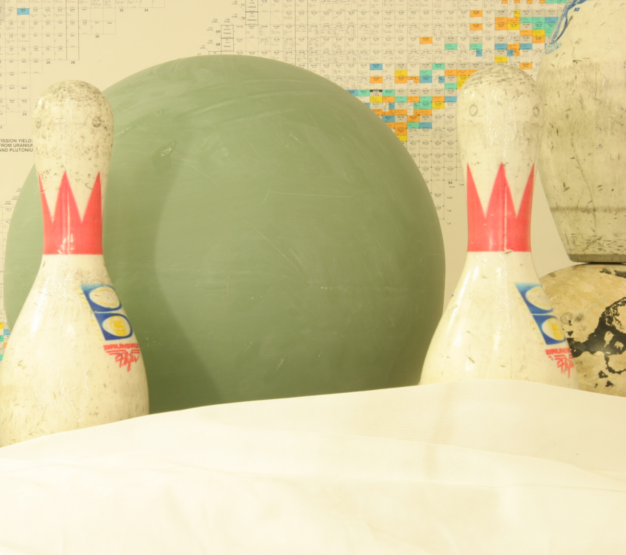
#> input picture data/bowling/im_left.png, 626 x 555 px, found by its file name
$ python stereo_vision.py
#> lines starting #> are read from the running program, lines starting #| are printed output that depends on the picture
import matplotlib.pyplot as plt
import cv2
from StereoBlockMatcher import StereoBlockMatcher


def show_imgs(im_left, im_right, cmap='jet'):
    fig, (ax1, ax2) = plt.subplots(1,2, figsize=(10,10))

    ax1.imshow(im_left, cmap=cmap, interpolation='bilinear')
    ax1.title.set_text('Image1')
    ax1.autoscale(False)
    ax1.set_axis_on()

    ax2.imshow(im_right, cmap=cmap, interpolation='bilinear')
    ax2.title.set_text('Image2')
    ax2.autoscale(False)
    ax2.set_axis_on()

    plt.show()
    return


def show_img(img, cmap='jet', name='noname'):
    plt.figure()
    plt.imshow(img, cmap=cmap,  interpolation='bilinear')
    plt.title(name)
    plt.colorbar()
    plt.show()
    return


def test():
    base_path = './data/adirondack/'
    im_left = cv2.imread(base_path + 'im_left.png', cv2.IMREAD_UNCHANGED)
#> im_left is the input picture: shape (555, 626, 3); mean B, G, R 155.2, 200.5, 210.1
    im_right = cv2.imread(base_path + 'im_right.png', cv2.IMREAD_UNCHANGED)
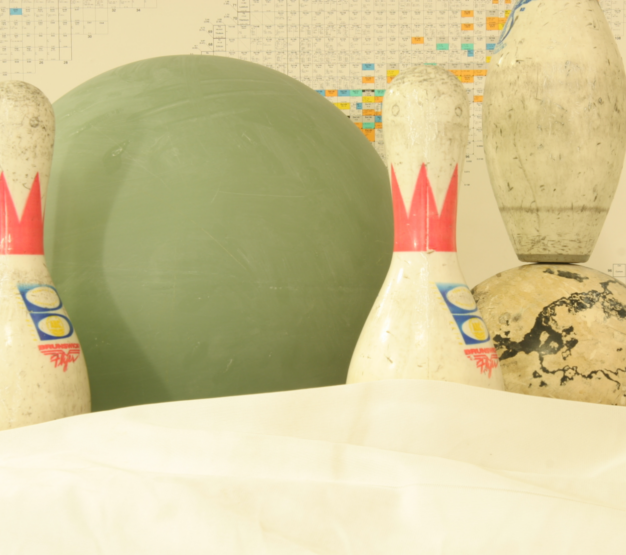
#> input picture data/bowling/im_right.png, 626 x 555 px, found by its file name
#> im_right is the input picture: shape (555, 626, 3); mean B, G, R 151, 197.2, 208.1

    im_left = cv2.resize(im_left, None, fx=0.1, fy=0.1, interpolation=cv2.INTER_CUBIC)
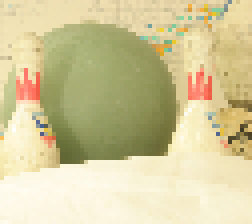
#> im_left: shape (56, 63, 3) (shown 4 times larger); mean B, G, R 156, 201.2, 210.6
    im_right = cv2.resize(im_right, None, fx=0.1, fy=0.1, interpolation=cv2.INTER_CUBIC)
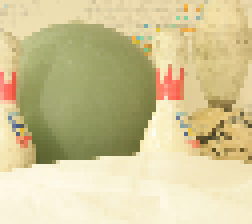
#> im_right: shape (56, 63, 3) (shown 4 times larger); mean B, G, R 151.8, 197.8, 208.7

    stereo = StereoBlockMatcher(block_size=5, max_search_range=25)
    #res = stereo.stereo_compute(im_left, im_right, use_subpixel_refine=True)
    res = stereo.stereo_dynamic_compute(im_left, im_right, 0.55)

    show_img(res, cmap='jet', name='Disparity map')
    return


if __name__ == '__main__':
    test()
#> (the call stopped at in test, `stereo = StereoBlockMatcher(block_size=5, max_search_range=25)`: StereoBlockMatcher is not available in this run)
